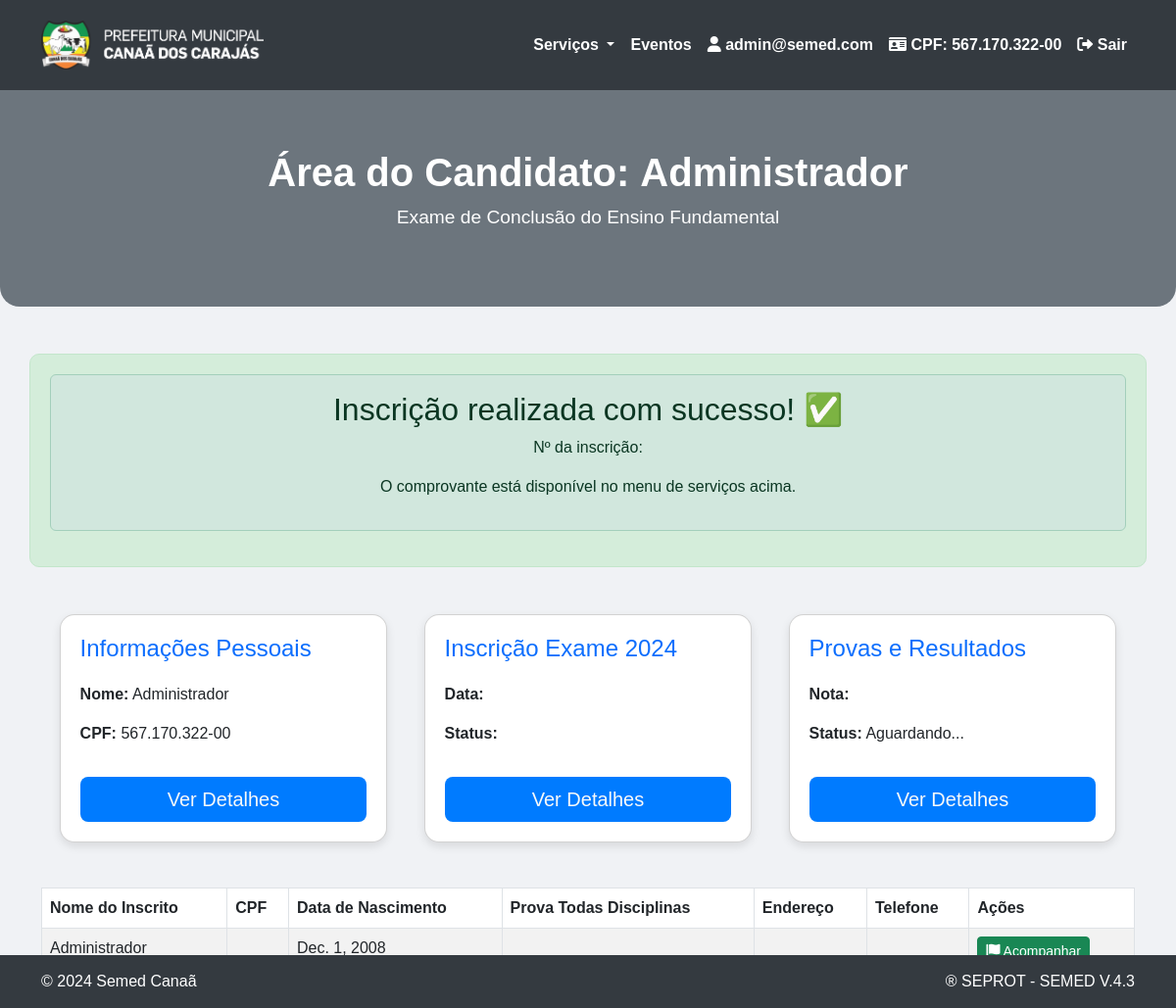
The app's page /area-candidato/ (signed in) with its own data.
### website/models.py (models this page shows, shortened)
class Usuario(AbstractUser):
    nome_completo = models.CharField(max_length=255)
    cpf = models.CharField(max_length=11, unique=True)  # CPF único
    email = models.EmailField(unique=True)
    data_cadastro = models.DateTimeField(auto_now_add=True)
    data_nascimento = models.DateField()  # Campo de data de nascimento
    telefone = models.CharField(max_length=15, null=True, blank=True)  # Telefone do Candidato
    telefone_contato_2 = models.CharField(max_length=15, null=True, blank=True)  # Telefone de Contato 2
    telefone_secundario = models.CharField(max_length=15, null=True, blank=True)
    endereco = models.CharField(max_length=255, null=True, blank=True)  # Endereço
    bairro = models.CharField(max_length=100, null=True, blank=True)  # Bairro
    ponto_referencia = models.CharField(max_length=255, null=True, blank=True)  # Ponto de Referência
    maior_de_18 = models.BooleanField(default=False)  # O Candidato é maior de 18 anos?
    responsavel_legal = models.CharField(max_length=255, null=True, blank=True)
    tipo_responsavel = models.CharField(max_length=50, choices=[
        ('Mãe', 'Mãe'),
        ('Pai', 'Pai'),
        ('Responsável Legal', 'Responsável Legal')
    ], null=True, blank=True)
    necessidade_especial = models.BooleanField(default=False)
    tipo_necessidade_especial = models.CharField(max_length=50, choices=[
        ('Baixa Visão', 'Baixa Visão'),
        ('Cegueira', 'Cegueira'),
        ('Auditiva', 'Auditiva'),
        ('Deficiência Física', 'Deficiência Física'),
        ('Deficiência Intelectual', 'Deficiência Intelectual')
    ], null=True, blank=True)
    etapa_matricula = models.CharField(max_length=50, choices=[
        ('Etapa I Ensino Fundamental I(1º 2º 3º ano)', 'Etapa I Ensino Fundamental I(1º 2º 3º ano)'),
        ('Etapa II Ensino Fundamental I(4º 5º ano)', 'Etapa II Ensino Fundamental I(4º 5º ano)'),
        ('Etapa III', 'Etapa III')
    ], null=True, blank=True)
    nome_responsavel = models.CharField(max_length=255, null=True, blank=True)  # Nome do Responsável Legal
    tipo_responsavel = models.CharField(max_length=50, choices=[('Mãe', 'Mãe'), ('Pai', 'Pai'), ('Responsável Legal', 'Responsável Legal')], null=True, blank=True)  # Tipo de Responsável Legal
    possui_necessidade_especial = models.BooleanField(default=False)  # Possui alguma necessidade especial?
    necessidade_especial_detalhe = models.CharField(
        max_length=50,
        choices=[
            ('Baixa Visão', 'Baixa Visão'),
            ('Cegueira', 'Cegueira'),
            ('Auditiva', 'Auditiva'),
            ('Deficiência Física', 'Deficiência Física'),
            ('Deficiência Intelectual', 'Deficiência Intelectual')
        ],
        null=True, blank=True
    )  # Caso possua, favor assinalar
    turno_disponivel = models.CharField(
        max_length=20,
        choices=[
            ('Manhã', 'Manhã'),
            ('Tarde', 'Tarde'),
            ('Noite', 'Noite')
        ],
        null=True, blank=True
    )  # Turno de Estudo Disponível
    etapa_pretendida = models.CharField(
        max_length=100,
        choices=[
            ('Etapa I Ensino Fundamental I (1º 2º 3º ano)', 'Etapa I Ensino Fundamental I (1º 2º 3º ano)'),
            ('Etapa II Ensino Fundamental I (4º 5º ano)', 'Etapa II Ensino Fundamental I (4º 5º ano)'),
            ('Etapa III Ensino Fundamental II', 'Etapa III Ensino Fundamental II')
        ],
        null=True, blank=True
    )  # Etapa pretendida para a matrícula
    groups = models.ManyToManyField(
        'auth.Group',
        related_name='custom_usuario_set',  # Name to avoid conflict
        blank=True
    )
    user_permissions = models.ManyToManyField(
        'auth.Permission',
        related_name='custom_usuario_permissions_set',  # Name to avoid conflict
        blank=True
    )

### website/views.py (the view)
# urls.py: path('area-candidato/', views.area_do_candidato, name='area_do_candidato'),
@login_required
def area_do_candidato(request):
    inscricao = Inscricao.objects.filter(candidato=request.user).first()
    if not inscricao:
        messages.warning(request, "Nenhuma inscrição encontrada.")
    return render(request, 'area_do_candidato.html', {'inscricao': inscricao})

### website/templates/area_do_candidato.html (shortened to what this page needs)
<!DOCTYPE html>
{% load static %}
<html lang="pt-br">
<head>
    <link href="https://cdn.jsdelivr.net/npm/bootstrap@5.3.0-alpha3/dist/css/bootstrap.min.css" rel="stylesheet">
    <link href="https://cdnjs.cloudflare.com/ajax/libs/font-awesome/6.0.0-beta3/css/all.min.css" rel="stylesheet">
</head>
<body>
<nav class="navbar navbar-expand-lg navbar-dark">
    <div class="container">
        <a class="navbar-brand" href="#">
            <img src="{% static 'img/logo prefeitura.png' %}" alt="Logo SEMED">
        </a>
        <div class="collapse navbar-collapse" id="navbarNav">
            <ul class="navbar-nav ms-auto">
                <li class="nav-item dropdown">
                    <a class="nav-link dropdown-toggle" href="#" id="servicosDropdown" data-bs-toggle="dropdown">
                        Serviços
                    </a>
                </li>
                <li class="nav-item">
                    <a class="nav-link" href="#">Eventos</a>
                </li>
                {% if user.is_authenticated %}
                <li class="nav-item">
                    <span class="nav-link"><i class="fas fa-user"></i> {{ user.email }}</span>
                </li>
                <li class="nav-item">
                    <span class="nav-link"><i class="fas fa-id-card"></i> CPF: {{ user.cpf }}</span>
                </li>
                <li class="nav-item">
                    <form method="POST" action="{% url 'logout' %}">
                        <button type="submit" class="btn btn-link nav-link"><i class="fas fa-sign-out-alt"></i> Sair</button>
                    </form>
                </li>
                {% else %}
                <li class="nav-item">
                    <a href="{% url 'login' %}" class="nav-link"><i class="fas fa-sign-in-alt"></i> Login</a>
                </li>
                {% endif %}
            </ul>
        </div>
    </div>
</nav>
<div class="header">
    <h1>Área do Candidato: <b>{{ user.nome_completo }}</b></h1>
    <p>Exame de Conclusão do Ensino Fundamental</p>
</div>
<div id="successMessage" class="container text-center mt-5">
    <div class="alert alert-success" role="alert">
        <h2>Inscrição realizada com sucesso! ✅</h2>
        <p>Nº da inscrição: {{ inscricao.id }}</p>
        <p>O comprovante está disponível no menu de serviços acima.</p>
    </div>
</div>
<div class="container mt-5">
    <div class="card-container">
        <div class="card">
            <h3 class="text-primary" >Informações Pessoais</h3>
            <p><strong>Nome:</strong> {{ user.nome_completo }}</p>
            <p><strong>CPF:</strong> {{ user.cpf }}</p>
            <button class="btn btn-outline-light btn-lg mt-3" data-bs-toggle="modal" data-bs-target="#modalInfoPessoal">Ver Detalhes</button>
        </div>
        <div class="card">
            <h3 class="text-primary">Inscrição Exame 2024</h3>
            <p><strong>Data:</strong> {{ inscricao.data_inscricao }}</p>
            <p><strong>Status:</strong> {{ inscricao.status }}</p>
            <button class="btn btn-outline-light btn-lg mt-3" data-bs-toggle="modal" data-bs-target="#modalInscricao">Ver Detalhes</button>
        </div>
        <div class="card">
            <h3 class="text-primary">Provas e Resultados</h3>
            <p><strong>Nota:</strong> {{ inscricao.nota|default_if_none:"Não Divulgada" }}</p>
            <p><strong>Status:</strong> {{ inscricao.aprovado|yesno:"Aprovado,Aguardando..." }}</p>
            <button class="btn btn-outline-light btn-lg mt-3" data-bs-toggle="modal" data-bs-target="#modalInscricao">Ver Detalhes</button>
        </div>
    </div>
</div>
<div class="container table-responsive">
    <table class="table table-striped table-bordered mt-3">
        <thead>
            <tr>
                <th>Nome do Inscrito</th>
                <th>CPF</th>
                <th>Data de Nascimento</th>
                <th>Prova Todas Disciplinas</th>
                <th>Endereço</th>
                <th>Telefone</th>
                <th>Ações</th>
            </tr>
        </thead>
        <tbody>
            <tr>
                <td>{{ user.nome_completo }}</td>
                <td>{{ inscricao.candidato.cpf }}</td>
                <td>{{ user.data_nascimento }}</td>
                <td>{{ inscricao.prova_todas_disciplinas }}</td>
                <td>{{ inscricao.endereco }}</td>
                <td>{{ inscricao.telefone_secundario }}</td>
                <td>
                    <div class="btn-group" role="group" aria-label="Ações">
                        <button type="button" class="btn btn-success btn-sm" data-bs-toggle="modal" data-bs-target="#acompanharModal" title="Acompanhar">
                            <i class="fas fa-flag"></i> Acompanhar
                        </button>
                    </div>
                </td>
            </tr>
        </tbody>
    </table>
</div>
<footer class="footer">
    <div class="container">
        <div class="d-flex justify-content-between">
            <div class="text-start">
                <p class="mb-0">&copy; 2024 Semed Canaã</p>
            </div>
            <div class="text-end">
                <p class="mb-0">&reg; SEPROT - SEMED V.4.3</p>
            </div>
        </div>
    </div>
</footer>
</body>
</html>

### website/templates/area_do_candidato.html (style rules this page uses)
body { font-family: 'Arial', sans-serif; background-color: #f0f2f5; min-height: 100vh; }
.navbar { background-color: #343a40; padding: 1rem; }
.navbar-brand img { max-height: 50px; }
.navbar-nav .nav-link { color: #fff !important; font-weight: 600; }
.header { text-align: center; padding: 60px 20px; background-color: #6c757d; color: white; border-bottom-left-radius: 20px; border-bottom-right-radius: 20px; }
.header h1 { font-size: 2.5rem; font-weight: bold; }
.header p { font-size: 1.2rem; }
.card-container { display: flex; justify-content: space-around; flex-wrap: wrap; margin-top: 30px; }
.card { background-color: white; border-radius: 15px; box-shadow: 0 4px 10px rgba(0, 0, 0, 0.1); padding: 20px; width: 100%; max-width: 30%; margin-bottom: 30px; transition: transform 0.3s ease; }
.card h3 { margin-bottom: 20px; font-size: 1.5rem; }
.card .btn { background-color: #007bff; border: none; }
#successMessage { margin-top: 20px; padding: 20px; background-color: #d4edda; color: #155724; border: 1px solid #c3e6cb; border-radius: 10px; }
footer { background-color: #343a40; color: white; padding: 15px 0; text-align: center; position: fixed; bottom: 0; width: 100%; }

### records on screen
Usuario: email "admin@semed.com", cpf "567.170.322-00", nome_completo "Administrador", data_nascimento "Dec. 1, 2008"

### other values on screen
{{ inscricao.aprovado|yesno:"Aprovado,Aguardando..." }} "Aguardando..."
